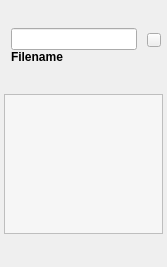
<?xml version="1.0" encoding="UTF-8"?>
<ui version="4.0">
 <class>rgMenuFileItemOpenCL</class>
 <widget class="QWidget" name="rgMenuFileItemOpenCL">
  <property name="geometry">
   <rect>
    <x>0</x>
    <y>0</y>
    <width>167</width>
    <height>267</height>
   </rect>
  </property>
  <property name="sizePolicy">
   <sizepolicy hsizetype="Preferred" vsizetype="MinimumExpanding">
    <horstretch>0</horstretch>
    <verstretch>0</verstretch>
   </sizepolicy>
  </property>
  <property name="minimumSize">
   <size>
    <width>0</width>
    <height>0</height>
   </size>
  </property>
  <property name="maximumSize">
   <size>
    <width>16777215</width>
    <height>16777215</height>
   </size>
  </property>
  <property name="windowTitle">
   <string>Form</string>
  </property>
  <layout class="QGridLayout" name="gridLayout">
   <property name="leftMargin">
    <number>0</number>
   </property>
   <property name="topMargin">
    <number>0</number>
   </property>
   <property name="rightMargin">
    <number>0</number>
   </property>
   <property name="bottomMargin">
    <number>0</number>
   </property>
   <property name="spacing">
    <number>0</number>
   </property>
   <item row="0" column="0">
    <widget class="QWidget" name="itemBackground" native="true">
     <property name="maximumSize">
      <size>
       <width>16777215</width>
       <height>16777215</height>
      </size>
     </property>
     <layout class="QVBoxLayout" name="verticalLayout">
      <property name="spacing">
       <number>0</number>
      </property>
      <property name="leftMargin">
       <number>0</number>
      </property>
      <property name="topMargin">
       <number>0</number>
      </property>
      <property name="rightMargin">
       <number>0</number>
      </property>
      <property name="bottomMargin">
       <number>0</number>
      </property>
      <item>
       <widget class="QWidget" name="menuItemDisplay" native="true">
        <property name="minimumSize">
         <size>
          <width>0</width>
          <height>40</height>
         </size>
        </property>
        <property name="maximumSize">
         <size>
          <width>16777215</width>
          <height>40</height>
         </size>
        </property>
        <layout class="QHBoxLayout" name="horizontalLayout">
         <property name="leftMargin">
          <number>1</number>
         </property>
         <property name="topMargin">
          <number>1</number>
         </property>
         <property name="rightMargin">
          <number>1</number>
         </property>
         <property name="bottomMargin">
          <number>1</number>
         </property>
         <item>
          <layout class="QVBoxLayout" name="filenameLayout">
           <property name="spacing">
            <number>0</number>
           </property>
           <item>
            <layout class="QHBoxLayout" name="filenameEditLayout">
             <property name="leftMargin">
              <number>10</number>
             </property>
             <property name="rightMargin">
              <number>4</number>
             </property>
             <item>
              <widget class="QLineEdit" name="filenameLineEdit"/>
             </item>
            </layout>
           </item>
           <item>
            <layout class="QHBoxLayout" name="filenameDisplayLayout">
             <property name="leftMargin">
              <number>10</number>
             </property>
             <property name="rightMargin">
              <number>4</number>
             </property>
             <item>
              <widget class="QLabel" name="filenameLabel">
               <property name="sizePolicy">
                <sizepolicy hsizetype="Ignored" vsizetype="Maximum">
                 <horstretch>0</horstretch>
                 <verstretch>0</verstretch>
                </sizepolicy>
               </property>
               <property name="font">
                <font>
                 <weight>75</weight>
                 <bold>true</bold>
                </font>
               </property>
               <property name="text">
                <string>Filename</string>
               </property>
               <property name="wordWrap">
                <bool>false</bool>
               </property>
              </widget>
             </item>
            </layout>
           </item>
          </layout>
         </item>
         <item>
          <layout class="QVBoxLayout" name="closeButtonVerticalLayout">
           <property name="topMargin">
            <number>5</number>
           </property>
           <property name="rightMargin">
            <number>5</number>
           </property>
           <item>
            <widget class="QPushButton" name="closeButton">
             <property name="maximumSize">
              <size>
               <width>14</width>
               <height>14</height>
              </size>
             </property>
             <property name="focusPolicy">
              <enum>Qt::NoFocus</enum>
             </property>
             <property name="text">
              <string/>
             </property>
             <property name="icon">
              <iconset resource="../res/RadeonGPUAnalyzerGUI.qrc">
               <normaloff>:/icons/closeIcon.svg</normaloff>:/icons/closeIcon.svg</iconset>
             </property>
             <property name="iconSize">
              <size>
               <width>14</width>
               <height>14</height>
              </size>
             </property>
            </widget>
           </item>
           <item>
            <spacer name="closeButtonVerticalSpacer">
             <property name="orientation">
              <enum>Qt::Vertical</enum>
             </property>
             <property name="sizeHint" stdset="0">
              <size>
               <width>14</width>
               <height>13</height>
              </size>
             </property>
            </spacer>
           </item>
          </layout>
         </item>
        </layout>
       </widget>
      </item>
      <item>
       <layout class="QVBoxLayout" name="entriesListVerticalLayout">
        <property name="spacing">
         <number>0</number>
        </property>
        <property name="leftMargin">
         <number>4</number>
        </property>
        <property name="rightMargin">
         <number>4</number>
        </property>
        <property name="bottomMargin">
         <number>4</number>
        </property>
        <item>
         <widget class="rgMenuEntryPointTree" name="entrypointListView">
          <property name="sizePolicy">
           <sizepolicy hsizetype="Expanding" vsizetype="Expanding">
            <horstretch>0</horstretch>
            <verstretch>0</verstretch>
           </sizepolicy>
          </property>
          <property name="maximumSize">
           <size>
            <width>16777215</width>
            <height>140</height>
           </size>
          </property>
          <property name="autoFillBackground">
           <bool>false</bool>
          </property>
          <property name="styleSheet">
           <string notr="true">QTreeView
{
background: rgb(246, 246, 246);
}

QTreeView::item:hover
{
	/* Grey when hovering over an item.*/
    color: #000000;
    background:#d3d3d3;
}

QTreeView::item:selected:active
{
	/* Light yellow when the item is actively selected.*/
    color: #000000;
    background:#ffffb2;
}

QTreeView::item:selected:!active
{
	/* Light yellow when the item is selected but active.*/
    color: #000000;
    background:#ffffb2;
}

</string>
          </property>
          <property name="sizeAdjustPolicy">
           <enum>QAbstractScrollArea::AdjustToContents</enum>
          </property>
          <property name="editTriggers">
           <set>QAbstractItemView::NoEditTriggers</set>
          </property>
          <property name="indentation">
           <number>11</number>
          </property>
          <property name="itemsExpandable">
           <bool>false</bool>
          </property>
          <property name="expandsOnDoubleClick">
           <bool>false</bool>
          </property>
          <attribute name="headerVisible">
           <bool>false</bool>
          </attribute>
         </widget>
        </item>
       </layout>
      </item>
     </layout>
    </widget>
   </item>
  </layout>
 </widget>
 <customwidgets>
  <customwidget>
   <class>rgMenuEntryPointTree</class>
   <extends>QTreeView</extends>
   <header>rgMenuEntryPointTree.h</header>
  </customwidget>
 </customwidgets>
 <resources>
  <include location="../res/RadeonGPUAnalyzerGUI.qrc"/>
 </resources>
 <connections/>
</ui>
